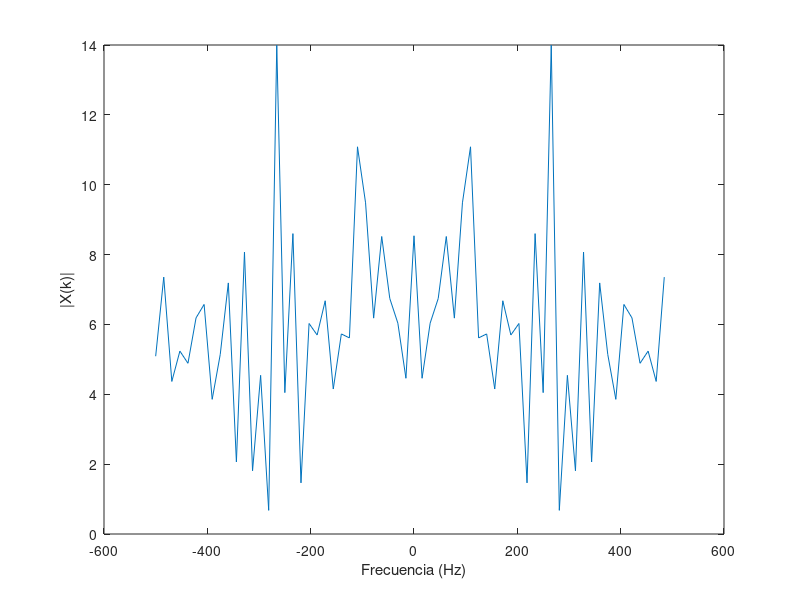

Source code (MATLAB): (Note: this script raises an error after producing the figure.)
%%%%%%%%%%%%%%%%%%%%%%%%%%%%%%%%%%%%%%%%%%%%%%%%%%%%%%%%%%%%
%%%%%%%%%%%%%%  PARTE 1: Convolución Circular %%%%%%%%%%%%%%
%%%%%%%%%%%%%%%%%%%%%%%%%%%%%%%%%%%%%%%%%%%%%%%%%%%%%%%%%%%%


% PREGUNTA 1

% Parámetros
N = 64;        % Longitud de x[n], puede ajustarse
Ts = 1e-3;     % Periodo de muestreo

% Generar señal aleatoria x[n]
x = randn(N, 1);

% Calcular su espectro X(k)
X = fftshift(fft(x));

% Vector de frecuencia para graficar
Fs = 1/Ts;
f = (-N/2:N/2-1)*(Fs/N);

% Graficar el espectro de x[n]
figure;
plot(f, abs(X));
xlabel("Frecuencia (Hz)");
ylabel("|X(k)|");
xline(0)
title("Espectro de x[n]");


% PREGUNTA 2

% Respuesta al impulso del canal h[n]
h = [-0.1, 0.3, -0.5, 0.7, -0.9, 0.7, -0.5, 0.3, -0.1]';

% Llenar con ceros h[n] hasta longitud N
h_padded = [h; zeros(N - length(h), 1)];

% Calcular su espectro H(k)
H = fftshift(fft(h_padded));

% Graficar el espectro de h[n]
figure;
plot(f, abs(H));
xlabel("Frecuencia (Hz)");
ylabel("|H(k)|");
title("Espectro de h[n]");


% PREGUNTA 3

% Convolución lineal
y = conv(x, h);

% Calcular su FFT de N puntos
Y = fftshift(fft(y, N));

% Graficar el espectro de y[n]
figure;
plot(f, abs(Y));
xlabel("Frecuencia (Hz)");
ylabel("|Y_L(k)|");
title("Espectro de y_L[n] (Convolución Lineal)");


% PREGUNTA 4

% Convolución circular
yc = cconv(x, h, N);  % Convolución circular de N puntos

% Calcular su espectro Yc(k)
Yc = fftshift(fft(yc));

% Graficar el espectro de yc[n]
figure;
plot(f, abs(Yc));
xlabel("Frecuencia (Hz)");
ylabel("|Y_c(k)|");
title("Espectro de y_c[n] (Convolución Circular)");


% PREGUNTA 5

% Calcular el producto X(k) * H(k)
XH = X .* H;

% Comparación entre X(k)*H(k) y Y(k)
figure;
subplot(1,2,1);
plot(f, abs(XH), f, abs(Y));
xlabel("Frecuencia (Hz)");
ylabel("Magnitud");
title("Comparación de X(k)*H(k) y Y_L(k)");
legend("|X(k)*H(k)|", "|Y_L(k)|");

% Comparación entre X(k)*H(k) y Yc(k)
subplot(1,2,2);
plot(f, abs(XH), f, abs(Yc));
xlabel("Frecuencia (Hz)");
ylabel("Magnitud");
title("Comparación de X(k)*H(k) y Y_c(k)");
legend("|X(k)*H(k)|", "|Y_c(k)|");

% Longitud del prefijo cíclico (debe ser >= longitud de h[n]-1)
L = length(h) - 1;

% Construir prefijo cíclico a partir de las últimas L muestras de x[n]
cyclic_prefix = x(end-L+1:end);

% Extender x[n] con prefijo cíclico
x_ext = [cyclic_prefix; x];

% Longitud óptima del prefijo cíclico es L = length(h) - 1 = 10
fprintf("Longitud elegida del prefijo cíclico: %d\n", L);

% Convolución lineal con la señal extendida
y_ext = conv(x_ext, h);

% Eliminar las primeras L muestras para extraer el resultado de la convolución circular
yc_extracted = y_ext(L+1:L+N);

% Verificar que yc extraído coincide con la convolución circular yc
difference = max(abs(yc - yc_extracted));
fprintf("Diferencia máxima entre yc y yc extraído: %e\n", difference);

%%%%%%%%%%%%%%%%%%%%%%%%%%%%%%%%%%%%%%%%%%%%%%%%%%%%%%%%%%%%
%%%%%%%%%%%%%%%%%%  PARTE 2: Ecualización %%%%%%%%%%%%%%%%%%
%%%%%%%%%%%%%%%%%%%%%%%%%%%%%%%%%%%%%%%%%%%%%%%%%%%%%%%%%%%%

% Parámetros de OFDM
NFFT = 128;           % Tamaño de FFT
Ncp = 16;             % Longitud del prefijo cíclico (varía según el caso)
Nofdm = 100;          % Número de símbolos OFDM
Nsub = 10;            % Número de subportadoras de datos
modOrder = 4;         % Modulación QPSK (número M-ario)

% Respuesta al impulso del canal h[n]
h = [0, -0.1, 0.3, -0.5, 0.7, -0.9, 0.7, -0.5, 0.3, -0.1, 0]';


% Respuesta de frecuencia ideal del canal
H = fft(h, NFFT);

% Generar bits aleatorios
numBits = Nsub * Nofdm * log2(modOrder);
bits = randi([0 1], numBits, 1);

%%%%%%%%%%%%%%%%%%%%%%%%%%%%%%%%%%%%%%%%%%%%%%%%%%%%%%%%%%%%
%%%%%%%%%%%%  PARTE A: Intervalo de guarda con 0 %%%%%%%%%%%%%%%%%%
%%%%%%%%%%%%%%%%%%%%%%%%%%%%%%%%%%%%%%%%%%%%%%%%%%%%%%%%%%%%

% Actualizar Ncp para este caso
Ncp = 16;

% Modulación QPSK
symbols = moduladorQPSK(bits);

% Remodelar símbolos en subportadoras x símbolos OFDM
symbols_matrix = reshape(symbols, Nsub, Nofdm);

% Inicializar la matriz de símbolos OFDM
X = zeros(NFFT, Nofdm);

% Mapear símbolos a subportadoras
X(2:Nsub+1, :) = symbols_matrix;

% Modulación OFDM (IFFT)
ofdm_symbols = ifft(X, NFFT);

% Agregar intervalo de guarda lleno de ceros
ofdm_with_guard = [zeros(Ncp, Nofdm); ofdm_symbols];

% Serializar los símbolos OFDM
s = ofdm_with_guard(:);

% Transmitir a través del canal
s_rx = conv(s, h);
s_rx = s_rx(1:length(s));

% Remodelar la señal recibida
s_rx_matrix = reshape(s_rx, NFFT + Ncp, Nofdm);

% Eliminar el intervalo de guarda
received_symbols = s_rx_matrix(Ncp+1:end, :);

% Demodulación OFDM (FFT)
Y = fft(received_symbols, NFFT);

size(Y)
size(repmat(H.', 1, Nofdm))

% Ecualización en el dominio de frecuencia
Y_eq = Y ./ repmat(H, 1, Nofdm);

% Extraer las subportadoras de datos
received_data = Y_eq(2:Nsub+1, :);
received_data = received_data(:);

% Demodulación QPSK
received_bits = demoduladorQPSK(received_data);

% Calcular BER
num_errors = sum(bits ~= received_bits);
bit_error_rate = num_errors / numBits;
fprintf("Caso a) BER con intervalo de guarda en cero: %f\n", bit_error_rate);

% Diagrama de constelación
figure;
subplot(1,2,1);
plot(real(symbols), imag(symbols), "o");
title("Constelación Transmitida");
xlabel("En Fase");
ylabel("En Cuadratura");
axis square;

subplot(1,2,2);
plot(real(received_data), imag(received_data), "o");
title("Constelación Recibida (Caso a)");
xlabel("En Fase");
ylabel("En Cuadratura");
axis square;

%%%%%%%%%%%%%%%%%%%%%%%%%%%%%%%%%%%%%%%%%%%%%%%%%%%%%%%%%%%%
%%%%%%%%%%%%  PARTE B: Intervalo de guarda con 0 %%%%%%%%%%%%%%%%%%
%%%%%%%%%%%%%%%%%%%%%%%%%%%%%%%%%%%%%%%%%%%%%%%%%%%%%%%%%%%%

% Actualizar Ncp para el Caso b)
Ncp = 4;  % Longitud del prefijo cíclico menor al canal

% Modulación QPSK
symbols_b = moduladorQPSK(bits);

% Remodelar símbolos en subportadoras x símbolos OFDM
symbols_matrix_b = reshape(symbols_b, Nsub, Nofdm);

% Inicializar la matriz de símbolos OFDM
X_b = zeros(NFFT, Nofdm);

% Mapear símbolos a subportadoras
X_b(2:Nsub+1, :) = symbols_matrix_b;

% Modulación OFDM (IFFT)
ofdm_symbols_b = ifft(X_b, NFFT);

% Agregar prefijo cíclico (copia de las últimas Ncp muestras)
cyclic_prefix_b = ofdm_symbols_b(end-Ncp+1:end, :);
ofdm_with_cp_b = [cyclic_prefix_b; ofdm_symbols_b];

% Serializar los símbolos OFDM
s_b = ofdm_with_cp_b(:);

% Transmitir a través del canal
s_rx_b = conv(s_b, h);
s_rx_b = s_rx_b(1:length(s_b));

% Remodelar la señal recibida
s_rx_matrix_b = reshape(s_rx_b, NFFT + Ncp, Nofdm);

% Eliminar el prefijo cíclico
received_symbols_b = s_rx_matrix_b(Ncp+1:end, :);

% Demodulación OFDM (FFT)
Y_b = fft(received_symbols_b, NFFT);

% Ecualización en el dominio de frecuencia
Y_eq_b = Y_b ./ repmat(H, 1, Nofdm);

% Extraer las subportadoras de datos
received_data_b = Y_eq_b(2:Nsub+1, :);
received_data_b = received_data_b(:);

% Demodulación QPSK
received_bits_b = demoduladorQPSK(received_data_b);

% Calcular BER
num_errors_b = sum(bits ~= received_bits_b);
bit_error_rate_b = num_errors_b / numBits;
fprintf("Caso b) BER con prefijo cíclico corto: %f\n", bit_error_rate_b);

% Diagrama de constelación
figure;
subplot(1,2,1);
plot(real(symbols_b), imag(symbols_b), "o");
title("Constelación Transmitida");
xlabel("En Fase");
ylabel("En Cuadratura");
axis square;

subplot(1,2,2);
plot(real(received_data_b), imag(received_data_b), "o");
title("Constelación Recibida (Caso b)");
xlabel("En Fase");
ylabel("En Cuadratura");
axis square;

%%%%%%%%%%%%%%%%%%%%%%%%%%%%%%%%%%%%%%%%%%%%%%%%%%%%%%%%%%%%
%%%%%%%%%%%%  PARTE C:  %%%%%%%%%%%%%%%%%%
%%%%%%%%%%%%%%%%%%%%%%%%%%%%%%%%%%%%%%%%%%%%%%%%%%%%%%%%%%%%

% Actualizar Ncp para el Caso c)
Ncp = 16;  % Longitud del prefijo cíclico igual o mayor al canal

% Modulación QPSK
symbols_c = moduladorQPSK(bits);

% Remodelar símbolos en subportadoras x símbolos OFDM
symbols_matrix_c = reshape(symbols_c, Nsub, Nofdm);

% Inicializar la matriz de símbolos OFDM
X_c = zeros(NFFT, Nofdm);

% Mapear símbolos a subportadoras
X_c(2:Nsub+1, :) = symbols_matrix_c;

% Modulación OFDM (IFFT)
ofdm_symbols_c = ifft(X_c, NFFT);

% Agregar prefijo cíclico (copia de las últimas Ncp muestras)
cyclic_prefix_c = ofdm_symbols_c(end-Ncp+1:end, :);
ofdm_with_cp_c = [cyclic_prefix_c; ofdm_symbols_c];

% Serializar los símbolos OFDM
s_c = ofdm_with_cp_c(:);

% Transmitir a través del canal
s_rx_c = conv(s_c, h);
s_rx_c = s_rx_c(1:length(s_c));

% Remodelar la señal recibida
s_rx_matrix_c = reshape(s_rx_c, NFFT + Ncp, Nofdm);

% Eliminar el prefijo cíclico
received_symbols_c = s_rx_matrix_c(Ncp+1:end, :);

% Demodulación OFDM (FFT)
Y_c = fft(received_symbols_c, NFFT);

% Ecualización en el dominio de frecuencia
Y_eq_c = Y_c ./ repmat(H, 1, Nofdm);

% Extraer las subportadoras de datos
received_data_c = Y_eq_c(2:Nsub+1, :);
received_data_c = received_data_c(:);

% Demodulación QPSK
received_bits_c = demoduladorQPSK(received_data_c);

% Calcular BER
num_errors_c = sum(bits ~= received_bits_c);
bit_error_rate_c = num_errors_c / numBits;
fprintf("Caso c) BER con prefijo cíclico suficiente: %f\n", bit_error_rate_c);

% Diagrama de constelación
figure;
subplot(1,2,1);
plot(real(symbols_c), imag(symbols_c), "o");
title("Constelación Transmitida");
xlabel("En Fase");
ylabel("En Cuadratura");
axis square;

subplot(1,2,2);
plot(real(received_data_c), imag(received_data_c), "o");
title("Constelación Recibida (Caso c)");
xlabel("En Fase");
ylabel("En Cuadratura");
axis square;